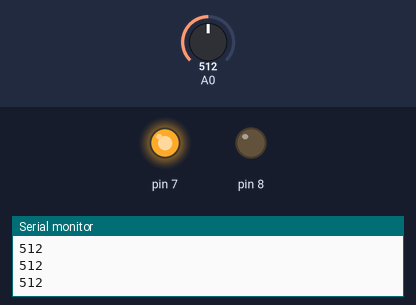
A sketch run on a simulated Arduino Uno, built with avr-gcc and run on an emulated ATmega328P. On the bench: output pins drawn as LEDs (lit = HIGH), the last lines printed to the serial monitor. The test bench sets the inputs (shaded band); at power-on: A0 = 512.

Above: at 1.2 s.
1.3 s: A0 set to 790
2.8 s: A0 set to 813
At 3.7 s:
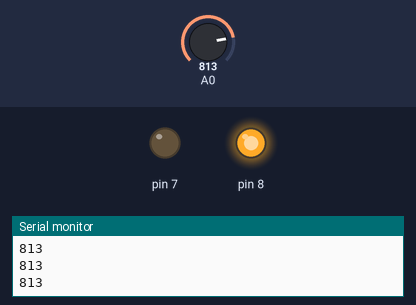
4.3 s: A0 set to 716
At 5.0 s:
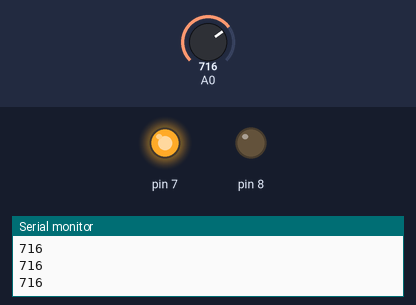
5.8 s: A0 set to 810
At 6.3 s:
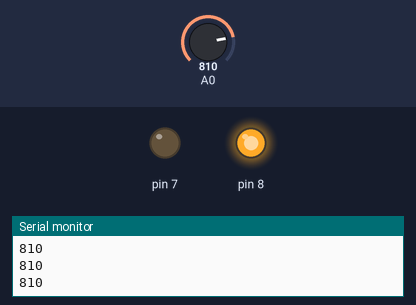
Timing chart, 0 to 8.3 s (numbered marks = the images above; inputs shaded):
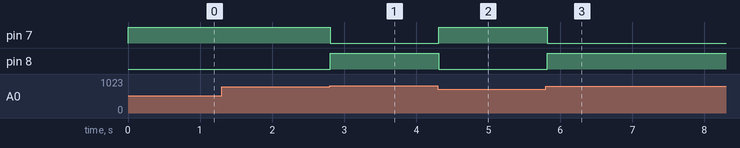

Measured:
- the behaviour switches between 799 and 800 on A0 (found by bisection; images 0 and 1)
- after the input at 2.8 s, pin 7: HIGH → LOW at once; pin 8: LOW → HIGH at once
- after the input at 4.3 s, pin 7: LOW → HIGH at once; pin 8: HIGH → LOW at once
- after the input at 5.8 s, pin 7: HIGH → LOW at once; pin 8: LOW → HIGH at once

The sketch:

AnalogInputReading.ino
```cpp
void setup() {
  // Initialize serial connection at 9600 bits per second
  Serial.begin(9600);

  pinMode(7, OUTPUT);
  pinMode(8, OUTPUT);
}

void loop() {
  // Read the input on analog pin 0
  int sensorValue = analogRead(A0);

  // If the analog value is below 800 LED connected to port 7 turns on, else LED on port 8 is turned on
  if(sensorValue < 800){
    digitalWrite(7, HIGH);
    digitalWrite(8, LOW);
  }
  else{
    digitalWrite(7, LOW);
    digitalWrite(8, HIGH);
  }

  // print out value
    Serial.println(sensorValue);
  // Delay of 100 ms for stability
    delay(100);
}
```
